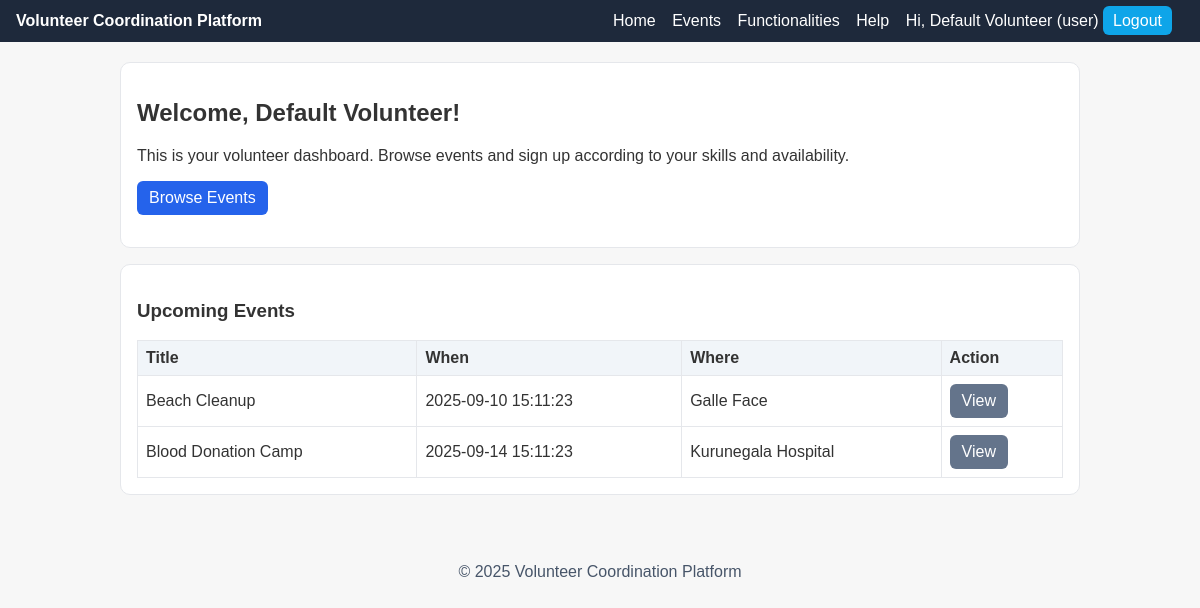
The page /home.php (signed in) on the database its author committed.
### tables this page shows
CREATE TABLE events (
  id INT AUTO_INCREMENT PRIMARY KEY,
  title VARCHAR(150) NOT NULL,
  description VARCHAR(500) DEFAULT NULL,
  event_time DATETIME NOT NULL,
  location VARCHAR(150) NOT NULL,
  required_skills VARCHAR(255) DEFAULT NULL,
  slots INT NOT NULL DEFAULT 10,
  created_by INT NOT NULL,
  created_at TIMESTAMP DEFAULT CURRENT_TIMESTAMP,
  FOREIGN KEY (created_by) REFERENCES users(id) ON DELETE CASCADE
);

### auth.php (called while the page is built, shortened)
<?php
function current_user() {
    return $_SESSION['user'] ?? null;
}
?>

### home.php (the view, shortened to what this page needs)
<?php
require_once 'db.php';
require_once 'auth.php';
include 'header.php';
$role = current_user()['role'];
$name = htmlspecialchars(current_user()['name']);
?>
<div class="card">
  <h2>Welcome, <?php echo $name; ?>!</h2>
  <?php if ($role === 'admin'): ?>
    <p>This is your admin dashboard. From here, you can manage users, create events, and view reports.</p>
    <p><a class="btn" href="admin.php">Go to Admin Panel</a></p>
  <?php else: ?>
    <p>This is your volunteer dashboard. Browse events and sign up according to your skills and availability.</p>
    <p><a class="btn" href="events.php">Browse Events</a></p>
  <?php endif; ?>
</div>
<div class="card">
  <h3>Upcoming Events</h3>
  <?php
    $q = $conn->query("SELECT id, title, event_time, location FROM events ORDER BY event_time ASC LIMIT 5");
    if ($q && $q->num_rows > 0):
  ?>
    <table class="table">
      <tr><th>Title</th><th>When</th><th>Where</th><th>Action</th></tr>
      <?php while ($e = $q->fetch_assoc()): ?>
        <tr>
          <td><?php echo htmlspecialchars($e['title']); ?></td>
          <td><?php echo htmlspecialchars($e['event_time']); ?></td>
          <td><?php echo htmlspecialchars($e['location']); ?></td>
          <td><a class="btn secondary" href="events.php#event-<?php echo $e['id']; ?>">View</a></td>
        </tr>
      <?php endwhile; ?>
    </table>
  <?php else: ?>
    <p>No events yet.</p>
  <?php endif; ?>
</div>
<?php include 'footer.php'; ?>

### styles.css (style rules this page uses)
* { box-sizing: border-box; font-family: Arial, sans-serif; }
body { margin: 0; background: #f7f7f7; color: #333; }
.card { background: #fff; border: 1px solid #e5e7eb; border-radius: 10px; padding: 16px; margin-bottom: 16px; }
.btn { display: inline-block; padding: 8px 12px; border-radius: 6px; background: #2563eb; color: #fff; text-decoration: none; }
.btn.secondary { background: #64748b; }
.table { width: 100%; border-collapse: collapse; }
.table th, .table td { border: 1px solid #e5e7eb; padding: 8px; text-align: left; }
.table th { background: #f1f5f9; }

### rows shown on the page
events: title "Beach Cleanup", event_time "2025-09-10 15:11:23", location "Galle Face"
events: title "Blood Donation Camp", event_time "2025-09-14 15:11:23", location "Kurunegala Hospital"

### other values the page prints
current_user()['name'] "Default Volunteer"
current_user()['role'] "user"
$name "Default Volunteer"
